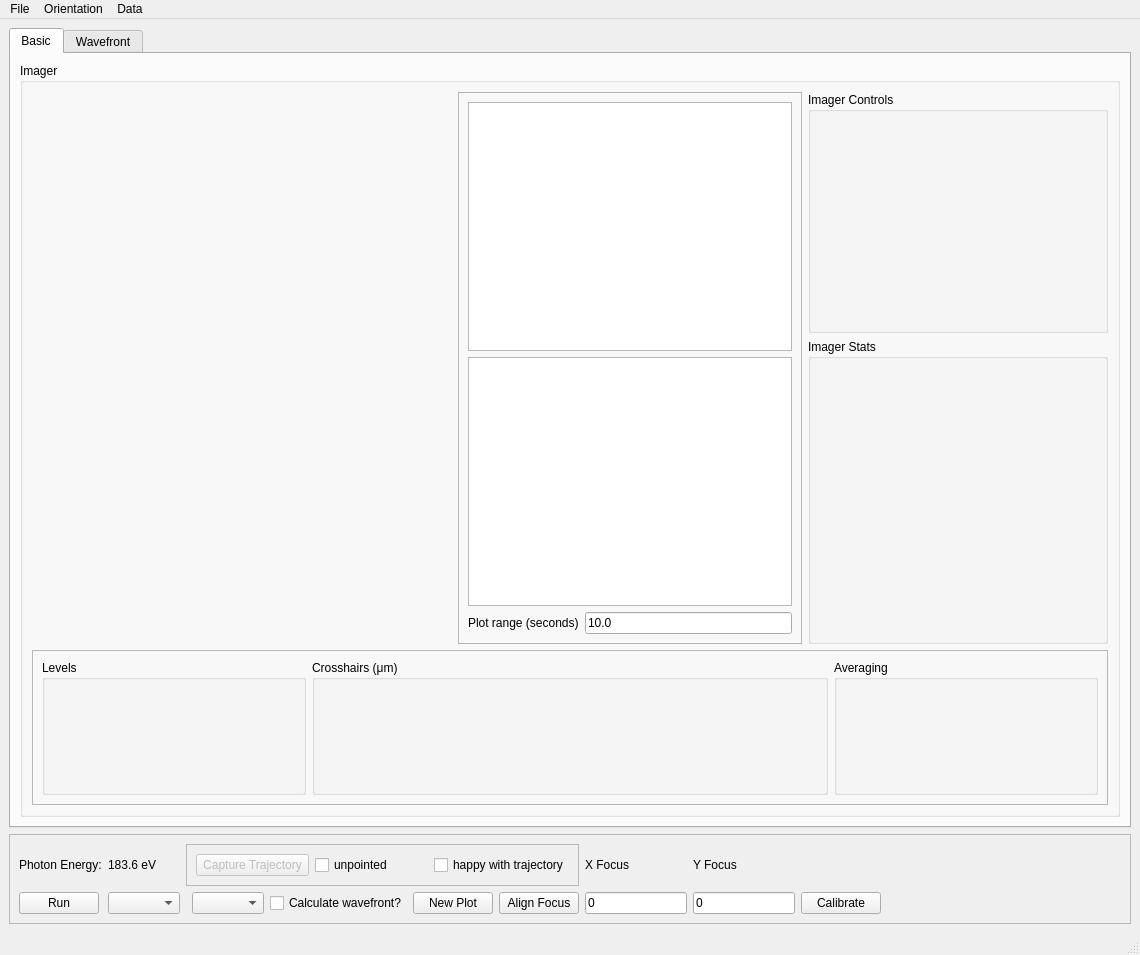
<?xml version="1.0" encoding="UTF-8"?>
<ui version="4.0">
 <class>MainWindow</class>
 <widget class="QMainWindow" name="MainWindow">
  <property name="enabled">
   <bool>true</bool>
  </property>
  <property name="geometry">
   <rect>
    <x>0</x>
    <y>0</y>
    <width>1140</width>
    <height>955</height>
   </rect>
  </property>
  <property name="windowTitle">
   <string>Beam Alignment</string>
  </property>
  <property name="iconSize">
   <size>
    <width>20</width>
    <height>20</height>
   </size>
  </property>
  <widget class="QWidget" name="centralwidget">
   <layout class="QGridLayout" name="gridLayout">
    <item row="0" column="0">
     <widget class="QTabWidget" name="tabWidget">
      <property name="currentIndex">
       <number>0</number>
      </property>
      <widget class="QWidget" name="centroidTab">
       <attribute name="title">
        <string>Basic</string>
       </attribute>
       <layout class="QGridLayout" name="gridLayout_4">
        <item row="0" column="0">
         <widget class="QGroupBox" name="imageGroupBox">
          <property name="sizePolicy">
           <sizepolicy hsizetype="Expanding" vsizetype="Expanding">
            <horstretch>0</horstretch>
            <verstretch>0</verstretch>
           </sizepolicy>
          </property>
          <property name="title">
           <string>Imager</string>
          </property>
          <layout class="QGridLayout" name="gridLayout_2">
           <item row="0" column="2">
            <widget class="QGroupBox" name="groupBox_2">
             <property name="sizePolicy">
              <sizepolicy hsizetype="Preferred" vsizetype="Preferred">
               <horstretch>0</horstretch>
               <verstretch>0</verstretch>
              </sizepolicy>
             </property>
             <property name="minimumSize">
              <size>
               <width>300</width>
               <height>0</height>
              </size>
             </property>
             <property name="maximumSize">
              <size>
               <width>400</width>
               <height>16777215</height>
              </size>
             </property>
             <property name="title">
              <string>Imager Controls</string>
             </property>
             <layout class="QVBoxLayout" name="verticalLayout_4">
              <item>
               <widget class="ImagerControls" name="imagerControls" native="true">
                <property name="minimumSize">
                 <size>
                  <width>0</width>
                  <height>200</height>
                 </size>
                </property>
               </widget>
              </item>
             </layout>
            </widget>
           </item>
           <item row="3" column="0" colspan="3">
            <widget class="QFrame" name="frame">
             <property name="frameShape">
              <enum>QFrame::StyledPanel</enum>
             </property>
             <property name="frameShadow">
              <enum>QFrame::Raised</enum>
             </property>
             <layout class="QHBoxLayout" name="horizontalLayout_3">
              <item>
               <widget class="QGroupBox" name="levelsGroupBox">
                <property name="minimumSize">
                 <size>
                  <width>100</width>
                  <height>100</height>
                 </size>
                </property>
                <property name="maximumSize">
                 <size>
                  <width>300</width>
                  <height>16777215</height>
                 </size>
                </property>
                <property name="title">
                 <string>Levels</string>
                </property>
                <layout class="QHBoxLayout" name="horizontalLayout_6">
                 <item>
                  <widget class="LevelsWidget" name="levelsWidget" native="true"/>
                 </item>
                </layout>
               </widget>
              </item>
              <item>
               <widget class="QGroupBox" name="crosshairGroupBox">
                <property name="minimumSize">
                 <size>
                  <width>516</width>
                  <height>135</height>
                 </size>
                </property>
                <property name="maximumSize">
                 <size>
                  <width>800</width>
                  <height>16777215</height>
                 </size>
                </property>
                <property name="title">
                 <string>Crosshairs (μm)</string>
                </property>
                <layout class="QHBoxLayout" name="horizontalLayout_7">
                 <item>
                  <widget class="CrosshairWidget" name="crosshairsWidget" native="true"/>
                 </item>
                </layout>
               </widget>
              </item>
              <item>
               <widget class="QGroupBox" name="groupBox">
                <property name="title">
                 <string>Averaging</string>
                </property>
                <layout class="QHBoxLayout" name="horizontalLayout_5">
                 <item>
                  <widget class="AverageWidget" name="averageWidget" native="true"/>
                 </item>
                </layout>
               </widget>
              </item>
             </layout>
            </widget>
           </item>
           <item row="0" column="1" rowspan="3">
            <widget class="QFrame" name="frame_2">
             <property name="sizePolicy">
              <sizepolicy hsizetype="Expanding" vsizetype="Preferred">
               <horstretch>0</horstretch>
               <verstretch>0</verstretch>
              </sizepolicy>
             </property>
             <property name="minimumSize">
              <size>
               <width>300</width>
               <height>300</height>
              </size>
             </property>
             <property name="frameShape">
              <enum>QFrame::StyledPanel</enum>
             </property>
             <property name="frameShadow">
              <enum>QFrame::Raised</enum>
             </property>
             <layout class="QGridLayout" name="gridLayout_5">
              <item row="0" column="0" colspan="2">
               <widget class="GraphicsLayoutWidget" name="centroidCanvas"/>
              </item>
              <item row="1" column="0" colspan="2">
               <widget class="GraphicsLayoutWidget" name="fwhmCanvas"/>
              </item>
              <item row="2" column="0">
               <widget class="QLabel" name="plotRangeLabel">
                <property name="text">
                 <string>Plot range (seconds)</string>
                </property>
               </widget>
              </item>
              <item row="2" column="1">
               <widget class="QLineEdit" name="plotRangeLineEdit">
                <property name="text">
                 <string>10.0</string>
                </property>
               </widget>
              </item>
             </layout>
            </widget>
           </item>
           <item row="1" column="2" rowspan="2">
            <widget class="QGroupBox" name="groupBox_3">
             <property name="minimumSize">
              <size>
               <width>300</width>
               <height>300</height>
              </size>
             </property>
             <property name="maximumSize">
              <size>
               <width>400</width>
               <height>16777215</height>
              </size>
             </property>
             <property name="title">
              <string>Imager Stats</string>
             </property>
             <layout class="QVBoxLayout" name="verticalLayout_5">
              <item>
               <widget class="ImagerStats" name="imagerStats" native="true">
                <property name="minimumSize">
                 <size>
                  <width>0</width>
                  <height>256</height>
                 </size>
                </property>
               </widget>
              </item>
             </layout>
            </widget>
           </item>
           <item row="0" column="0" rowspan="3">
            <widget class="LineoutImage" name="imageWidget" native="true">
             <property name="sizePolicy">
              <sizepolicy hsizetype="Expanding" vsizetype="Preferred">
               <horstretch>0</horstretch>
               <verstretch>0</verstretch>
              </sizepolicy>
             </property>
             <property name="minimumSize">
              <size>
               <width>420</width>
               <height>420</height>
              </size>
             </property>
            </widget>
           </item>
          </layout>
         </widget>
        </item>
       </layout>
      </widget>
      <widget class="QWidget" name="wavefrontTab">
       <attribute name="title">
        <string>Wavefront</string>
       </attribute>
       <layout class="QGridLayout" name="gridLayout_3">
        <item row="0" column="0">
         <widget class="QGroupBox" name="wavefrontGroupBox">
          <property name="sizePolicy">
           <sizepolicy hsizetype="Expanding" vsizetype="Expanding">
            <horstretch>0</horstretch>
            <verstretch>0</verstretch>
           </sizepolicy>
          </property>
          <property name="title">
           <string>Imager</string>
          </property>
          <layout class="QGridLayout" name="gridLayout_7">
           <item row="0" column="0" rowspan="2">
            <widget class="LineoutImage" name="wavefrontWidget" native="true">
             <property name="sizePolicy">
              <sizepolicy hsizetype="Expanding" vsizetype="Preferred">
               <horstretch>0</horstretch>
               <verstretch>0</verstretch>
              </sizepolicy>
             </property>
             <property name="minimumSize">
              <size>
               <width>420</width>
               <height>420</height>
              </size>
             </property>
            </widget>
           </item>
           <item row="0" column="1" rowspan="2">
            <widget class="QFrame" name="frame_4">
             <property name="sizePolicy">
              <sizepolicy hsizetype="Expanding" vsizetype="Preferred">
               <horstretch>0</horstretch>
               <verstretch>0</verstretch>
              </sizepolicy>
             </property>
             <property name="minimumSize">
              <size>
               <width>300</width>
               <height>300</height>
              </size>
             </property>
             <property name="frameShape">
              <enum>QFrame::StyledPanel</enum>
             </property>
             <property name="frameShadow">
              <enum>QFrame::Raised</enum>
             </property>
             <layout class="QGridLayout" name="gridLayout_6">
              <item row="3" column="1">
               <widget class="QLineEdit" name="wfsPlotRangeLineEdit">
                <property name="text">
                 <string>100.0</string>
                </property>
               </widget>
              </item>
              <item row="3" column="0">
               <widget class="QLabel" name="label_2">
                <property name="text">
                 <string>Plot Range (seconds)</string>
                </property>
               </widget>
              </item>
              <item row="1" column="0" colspan="2">
               <widget class="GraphicsLayoutWidget" name="rmsErrorCanvas"/>
              </item>
              <item row="0" column="0" colspan="2">
               <widget class="GraphicsLayoutWidget" name="focusCanvas"/>
              </item>
             </layout>
            </widget>
           </item>
           <item row="0" column="2">
            <widget class="QGroupBox" name="groupBox_4">
             <property name="minimumSize">
              <size>
               <width>300</width>
               <height>0</height>
              </size>
             </property>
             <property name="maximumSize">
              <size>
               <width>400</width>
               <height>16777215</height>
              </size>
             </property>
             <property name="title">
              <string>WFS Controls</string>
             </property>
             <layout class="QVBoxLayout" name="verticalLayout">
              <item>
               <widget class="WFSControls" name="wfsControls" native="true"/>
              </item>
             </layout>
            </widget>
           </item>
           <item row="1" column="2">
            <widget class="QGroupBox" name="groupBox_5">
             <property name="minimumSize">
              <size>
               <width>330</width>
               <height>300</height>
              </size>
             </property>
             <property name="maximumSize">
              <size>
               <width>400</width>
               <height>16777215</height>
              </size>
             </property>
             <property name="title">
              <string>WFS Stats</string>
             </property>
             <layout class="QVBoxLayout" name="verticalLayout_2">
              <item>
               <widget class="WFSStats" name="wfsStats" native="true"/>
              </item>
             </layout>
            </widget>
           </item>
           <item row="2" column="0" colspan="3">
            <widget class="QFrame" name="frame_3">
             <property name="frameShape">
              <enum>QFrame::StyledPanel</enum>
             </property>
             <property name="frameShadow">
              <enum>QFrame::Raised</enum>
             </property>
             <layout class="QHBoxLayout" name="horizontalLayout_4">
              <item>
               <widget class="QGroupBox" name="levelsGroupBox_2">
                <property name="minimumSize">
                 <size>
                  <width>100</width>
                  <height>100</height>
                 </size>
                </property>
                <property name="maximumSize">
                 <size>
                  <width>300</width>
                  <height>16777215</height>
                 </size>
                </property>
                <property name="title">
                 <string>Levels</string>
                </property>
                <layout class="QHBoxLayout" name="horizontalLayout_8">
                 <item>
                  <widget class="LevelsWidget" name="wavefrontLevelsWidget" native="true"/>
                 </item>
                </layout>
               </widget>
              </item>
              <item>
               <widget class="QGroupBox" name="crosshairGroupBox_2">
                <property name="sizePolicy">
                 <sizepolicy hsizetype="Expanding" vsizetype="Preferred">
                  <horstretch>0</horstretch>
                  <verstretch>0</verstretch>
                 </sizepolicy>
                </property>
                <property name="minimumSize">
                 <size>
                  <width>516</width>
                  <height>135</height>
                 </size>
                </property>
                <property name="maximumSize">
                 <size>
                  <width>800</width>
                  <height>16777215</height>
                 </size>
                </property>
                <property name="title">
                 <string>Crosshairs (μm)</string>
                </property>
                <layout class="QHBoxLayout" name="horizontalLayout_9">
                 <item>
                  <widget class="CrosshairWidget" name="wavefrontCrosshairsWidget" native="true"/>
                 </item>
                </layout>
               </widget>
              </item>
              <item>
               <widget class="QGroupBox" name="displayGroupBox">
                <property name="minimumSize">
                 <size>
                  <width>200</width>
                  <height>0</height>
                 </size>
                </property>
                <property name="title">
                 <string>Display options</string>
                </property>
                <layout class="QGridLayout" name="gridLayout_8">
                 <item row="0" column="0">
                  <widget class="WFSDisplay" name="displayWidget" native="true"/>
                 </item>
                </layout>
               </widget>
              </item>
             </layout>
            </widget>
           </item>
          </layout>
         </widget>
        </item>
       </layout>
      </widget>
     </widget>
    </item>
    <item row="1" column="0">
     <widget class="QFrame" name="frame_5">
      <property name="frameShape">
       <enum>QFrame::StyledPanel</enum>
      </property>
      <property name="frameShadow">
       <enum>QFrame::Raised</enum>
      </property>
      <layout class="QGridLayout" name="gridLayout_9">
       <item row="0" column="1">
        <widget class="PyDMLabel" name="photonEnergyLabel">
         <property name="toolTip">
          <string/>
         </property>
         <property name="text">
          <string>183.6 eV</string>
         </property>
         <property name="precision" stdset="0">
          <number>1</number>
         </property>
         <property name="showUnits" stdset="0">
          <bool>true</bool>
         </property>
         <property name="precisionFromPV" stdset="0">
          <bool>false</bool>
         </property>
         <property name="channel" stdset="0">
          <string>ca://PMPS:KFE:PE:UND:CurrentPhotonEnergy_RBV</string>
         </property>
         <property name="buddy">
          <cstring></cstring>
         </property>
        </widget>
       </item>
       <item row="1" column="4">
        <widget class="QCheckBox" name="wavefrontCheckBox">
         <property name="text">
          <string>Calculate wavefront?</string>
         </property>
        </widget>
       </item>
       <item row="1" column="1">
        <widget class="QComboBox" name="lineComboBox">
         <property name="currentText">
          <string/>
         </property>
        </widget>
       </item>
       <item row="1" column="3">
        <widget class="QComboBox" name="imagerComboBox">
         <property name="sizePolicy">
          <sizepolicy hsizetype="Fixed" vsizetype="Fixed">
           <horstretch>0</horstretch>
           <verstretch>0</verstretch>
          </sizepolicy>
         </property>
        </widget>
       </item>
       <item row="0" column="0">
        <widget class="QLabel" name="label_5">
         <property name="text">
          <string>Photon Energy:</string>
         </property>
        </widget>
       </item>
       <item row="1" column="0">
        <widget class="QPushButton" name="runButton">
         <property name="sizePolicy">
          <sizepolicy hsizetype="Fixed" vsizetype="Fixed">
           <horstretch>0</horstretch>
           <verstretch>0</verstretch>
          </sizepolicy>
         </property>
         <property name="maximumSize">
          <size>
           <width>16777215</width>
           <height>27</height>
          </size>
         </property>
         <property name="text">
          <string>Run</string>
         </property>
        </widget>
       </item>
       <item row="0" column="7">
        <widget class="QLabel" name="label_3">
         <property name="text">
          <string>X Focus</string>
         </property>
        </widget>
       </item>
       <item row="1" column="9">
        <widget class="QPushButton" name="calibrateButton">
         <property name="text">
          <string>Calibrate</string>
         </property>
        </widget>
       </item>
       <item row="0" column="8">
        <widget class="QLabel" name="label_4">
         <property name="text">
          <string>Y Focus</string>
         </property>
        </widget>
       </item>
       <item row="1" column="10">
        <widget class="QLabel" name="label">
         <property name="sizePolicy">
          <sizepolicy hsizetype="Preferred" vsizetype="Fixed">
           <horstretch>0</horstretch>
           <verstretch>0</verstretch>
          </sizepolicy>
         </property>
         <property name="minimumSize">
          <size>
           <width>200</width>
           <height>0</height>
          </size>
         </property>
         <property name="maximumSize">
          <size>
           <width>16777215</width>
           <height>25</height>
          </size>
         </property>
         <property name="text">
          <string/>
         </property>
        </widget>
       </item>
       <item row="1" column="8">
        <widget class="QLineEdit" name="yFocusLineEdit">
         <property name="text">
          <string>0</string>
         </property>
        </widget>
       </item>
       <item row="1" column="11">
        <spacer name="horizontalSpacer">
         <property name="orientation">
          <enum>Qt::Horizontal</enum>
         </property>
         <property name="sizeHint" stdset="0">
          <size>
           <width>40</width>
           <height>20</height>
          </size>
         </property>
        </spacer>
       </item>
       <item row="1" column="7">
        <widget class="QLineEdit" name="xFocusLineEdit">
         <property name="text">
          <string>0</string>
         </property>
        </widget>
       </item>
       <item row="1" column="6">
        <widget class="QPushButton" name="alignmentButton">
         <property name="text">
          <string>Align Focus</string>
         </property>
        </widget>
       </item>
       <item row="1" column="5">
        <widget class="QPushButton" name="plotButton">
         <property name="text">
          <string>New Plot</string>
         </property>
        </widget>
       </item>
       <item row="0" column="2" colspan="5">
        <widget class="QFrame" name="frame_6">
         <property name="minimumSize">
          <size>
           <width>0</width>
           <height>40</height>
          </size>
         </property>
         <property name="frameShape">
          <enum>QFrame::StyledPanel</enum>
         </property>
         <property name="frameShadow">
          <enum>QFrame::Raised</enum>
         </property>
         <layout class="QGridLayout" name="gridLayout_10">
          <item row="0" column="1">
           <widget class="QCheckBox" name="unhappyCheckBox">
            <property name="text">
             <string>unpointed</string>
            </property>
           </widget>
          </item>
          <item row="0" column="2">
           <widget class="QCheckBox" name="happyCheckBox">
            <property name="text">
             <string>happy with trajectory</string>
            </property>
           </widget>
          </item>
          <item row="0" column="0">
           <widget class="QPushButton" name="trajectoryButton">
            <property name="enabled">
             <bool>false</bool>
            </property>
            <property name="text">
             <string>Capture Trajectory</string>
            </property>
           </widget>
          </item>
         </layout>
        </widget>
       </item>
      </layout>
     </widget>
    </item>
   </layout>
  </widget>
  <widget class="QMenuBar" name="menubar">
   <property name="geometry">
    <rect>
     <x>0</x>
     <y>0</y>
     <width>1140</width>
     <height>20</height>
    </rect>
   </property>
   <widget class="QMenu" name="menuFile">
    <property name="title">
     <string>File</string>
    </property>
    <addaction name="actionSave"/>
    <addaction name="actionAlignment_Screen"/>
    <addaction name="actionSave_with_hdf5_plugin"/>
    <addaction name="actionPost_to_elog"/>
   </widget>
   <widget class="QMenu" name="menuOrientation">
    <property name="title">
     <string>Orientation</string>
    </property>
    <addaction name="action0"/>
    <addaction name="action90"/>
    <addaction name="action180"/>
    <addaction name="action270"/>
    <addaction name="action0_flip"/>
    <addaction name="action90_flip"/>
    <addaction name="action180_flip"/>
    <addaction name="action270_flip"/>
    <addaction name="actionSave_orientation"/>
   </widget>
   <widget class="QMenu" name="menuData">
    <property name="title">
     <string>Data</string>
    </property>
    <addaction name="actionReset_Plots"/>
    <addaction name="actionSave_Data"/>
    <addaction name="actionSave_Images"/>
   </widget>
   <addaction name="menuFile"/>
   <addaction name="menuOrientation"/>
   <addaction name="menuData"/>
  </widget>
  <widget class="QStatusBar" name="statusbar">
   <property name="enabled">
    <bool>true</bool>
   </property>
  </widget>
  <action name="actionSave">
   <property name="text">
    <string>Save image</string>
   </property>
  </action>
  <action name="actionSave_screenshot">
   <property name="text">
    <string>Save screenshot</string>
   </property>
  </action>
  <action name="actionAlignment_Screen">
   <property name="text">
    <string>Alignment Screen</string>
   </property>
  </action>
  <action name="action0">
   <property name="checkable">
    <bool>true</bool>
   </property>
   <property name="text">
    <string>0</string>
   </property>
  </action>
  <action name="action90">
   <property name="checkable">
    <bool>true</bool>
   </property>
   <property name="text">
    <string>90</string>
   </property>
  </action>
  <action name="action270">
   <property name="checkable">
    <bool>true</bool>
   </property>
   <property name="text">
    <string>270</string>
   </property>
  </action>
  <action name="action0_flip">
   <property name="checkable">
    <bool>true</bool>
   </property>
   <property name="text">
    <string>0 flip</string>
   </property>
  </action>
  <action name="action90_flip">
   <property name="checkable">
    <bool>true</bool>
   </property>
   <property name="text">
    <string>90 flip</string>
   </property>
  </action>
  <action name="action180_flip">
   <property name="checkable">
    <bool>true</bool>
   </property>
   <property name="text">
    <string>180 flip</string>
   </property>
  </action>
  <action name="action270_flip">
   <property name="checkable">
    <bool>true</bool>
   </property>
   <property name="text">
    <string>270 flip</string>
   </property>
  </action>
  <action name="action180">
   <property name="checkable">
    <bool>true</bool>
   </property>
   <property name="text">
    <string>180</string>
   </property>
  </action>
  <action name="actionSave_orientation">
   <property name="text">
    <string>Save orientation</string>
   </property>
  </action>
  <action name="actionSave_with_hdf5_plugin">
   <property name="text">
    <string>Save with hdf5 plugin</string>
   </property>
  </action>
  <action name="actionReset_Plots">
   <property name="text">
    <string>Reset Plots</string>
   </property>
  </action>
  <action name="actionSave_Data">
   <property name="text">
    <string>Save Data</string>
   </property>
  </action>
  <action name="actionSave_Images">
   <property name="text">
    <string>Save Images</string>
   </property>
  </action>
  <action name="actionPost_to_elog">
   <property name="text">
    <string>Post to elog</string>
   </property>
  </action>
 </widget>
 <customwidgets>
  <customwidget>
   <class>PyDMLabel</class>
   <extends>QLabel</extends>
   <header>pydm.widgets.label</header>
  </customwidget>
  <customwidget>
   <class>GraphicsLayoutWidget</class>
   <extends>QGraphicsView</extends>
   <header>pyqtgraph</header>
   <container>1</container>
  </customwidget>
  <customwidget>
   <class>LineoutImage</class>
   <extends>QWidget</extends>
   <header>PPM_widgets</header>
   <container>1</container>
  </customwidget>
  <customwidget>
   <class>LevelsWidget</class>
   <extends>QWidget</extends>
   <header>PPM_widgets</header>
   <container>1</container>
  </customwidget>
  <customwidget>
   <class>CrosshairWidget</class>
   <extends>QWidget</extends>
   <header>PPM_widgets</header>
   <container>1</container>
  </customwidget>
  <customwidget>
   <class>AverageWidget</class>
   <extends>QWidget</extends>
   <header>PPM_widgets</header>
   <container>1</container>
  </customwidget>
  <customwidget>
   <class>ImagerControls</class>
   <extends>QWidget</extends>
   <header>PPM_widgets</header>
   <container>1</container>
  </customwidget>
  <customwidget>
   <class>ImagerStats</class>
   <extends>QWidget</extends>
   <header>PPM_widgets</header>
   <container>1</container>
  </customwidget>
  <customwidget>
   <class>WFSControls</class>
   <extends>QWidget</extends>
   <header>PPM_widgets</header>
   <container>1</container>
  </customwidget>
  <customwidget>
   <class>WFSStats</class>
   <extends>QWidget</extends>
   <header>PPM_widgets</header>
   <container>1</container>
  </customwidget>
  <customwidget>
   <class>WFSDisplay</class>
   <extends>QWidget</extends>
   <header>PPM_widgets</header>
   <container>1</container>
  </customwidget>
 </customwidgets>
 <tabstops>
  <tabstop>tabWidget</tabstop>
  <tabstop>runButton</tabstop>
  <tabstop>lineComboBox</tabstop>
  <tabstop>imagerComboBox</tabstop>
 </tabstops>
 <resources/>
 <connections/>
</ui>
